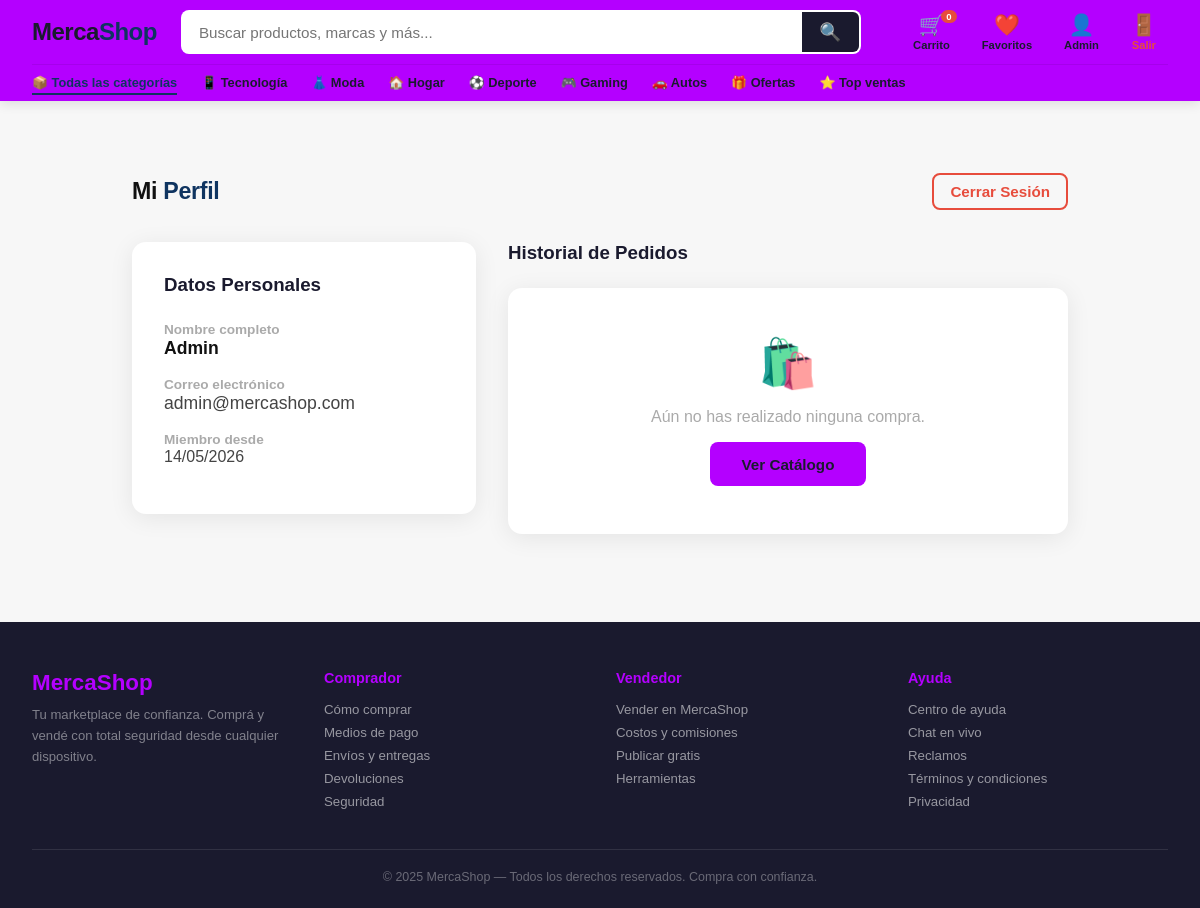
The app's page /perfil.php (signed in) with its own data.
### tables this page shows
CREATE TABLE IF NOT EXISTS usuarios (
    id INT AUTO_INCREMENT PRIMARY KEY,
    nombre VARCHAR(100) NOT NULL,
    email VARCHAR(100) NOT NULL UNIQUE,
    password VARCHAR(255) NOT NULL,
    rol ENUM('admin', 'cliente') DEFAULT 'cliente',
    fecha_registro TIMESTAMP DEFAULT CURRENT_TIMESTAMP
);

### perfil.php (the view, shortened to what this page needs)
<?php
require_once 'config.php';
$user_id = $_SESSION['user_id'];
$stmt = $pdo->prepare("SELECT * FROM usuarios WHERE id = ?");
$stmt->execute([$user_id]);
$usuario = $stmt->fetch();
$stmt = $pdo->prepare("SELECT * FROM pedidos WHERE usuario_id = ? ORDER BY fecha_pedido DESC");
$stmt->execute([$user_id]);
$pedidos = $stmt->fetchAll();
require_once 'includes/header.php';
?>
<div class="section" style="max-width: 1000px; margin: 2rem auto;">
    <div style="display: flex; justify-content: space-between; align-items: center; margin-bottom: 2rem;">
        <h2 class="section-title">Mi <span class="accent">Perfil</span></h2>
        <a href="logout.php" class="btn-secondary" style="border-color: var(--red); color: var(--red); text-decoration: none; padding: 0.5rem 1rem;">Cerrar Sesión</a>
    </div>
    <div style="display: flex; gap: 2rem; flex-wrap: wrap;">
        <div style="flex: 1; min-width: 300px; background: var(--white); padding: 2rem; border-radius: var(--radius-md); box-shadow: var(--shadow-card); align-self: flex-start;">
            <h3 style="margin-bottom: 1.5rem; color: var(--blue-deep);">Datos Personales</h3>
            <div style="margin-bottom: 1rem;">
                <label style="font-size: 0.85rem; color: var(--gray-400); font-weight: 600;">Nombre completo</label>
                <div style="font-size: 1.1rem; font-weight: 600; color: var(--gray-900);"><?= htmlspecialchars($usuario['nombre']) ?></div>
            </div>
            <div style="margin-bottom: 1rem;">
                <label style="font-size: 0.85rem; color: var(--gray-400); font-weight: 600;">Correo electrónico</label>
                <div style="font-size: 1.1rem; color: var(--gray-700);"><?= htmlspecialchars($usuario['email']) ?></div>
            </div>
            <div style="margin-bottom: 1rem;">
                <label style="font-size: 0.85rem; color: var(--gray-400); font-weight: 600;">Miembro desde</label>
                <div style="font-size: 1rem; color: var(--gray-700);"><?= date('d/m/Y', strtotime($usuario['fecha_registro'])) ?></div>
            </div>
        </div>
        <div style="flex: 2; min-width: 350px;">
            <h3 style="margin-bottom: 1.5rem; color: var(--blue-deep);">Historial de Pedidos</h3>
            <?php if (count($pedidos) === 0): ?>
                <div style="background: var(--white); padding: 3rem; text-align: center; border-radius: var(--radius-md); box-shadow: var(--shadow-card); color: var(--gray-400);">
                    <div style="font-size: 3rem; margin-bottom: 1rem;">🛍️</div>
                    <p>Aún no has realizado ninguna compra.</p>
                    <a href="index.php" class="btn-primary" style="display: inline-block; margin-top: 1rem; text-decoration: none;">Ver Catálogo</a>
                </div>
            <?php endif; ?>
        </div>
    </div>
</div>
<?php require_once 'includes/footer.php'; ?>

### includes/header.php (style rules this page uses)
:root { --yellow: #b400ff; --yellow-dark: #D4BE00; --yellow-light: #FFF9C4; --blue-deep: #1a1a2e; --blue-mid: #16213e; --blue-accent: #0f3460; --cyan: #00C6FF; --white: #ffffff; --gray-100: #f7f7f7; --gray-200: #eeeeee; --gray-400: #aaaaaa; --gray-700: #444444; --gray-900: #111111; --green: #00b140; --red: #e74c3c; --orange: #ff6900; --radius-sm: 8px; --radius-md: 14px; --radius-lg: 20px; --shadow-card: 0 4px 24px rgba(0, 0, 0, 0.08); --shadow-hover: 0 8px 40px rgba(0, 0, 0, 0.15); --transition: all 0.25s cubic-bezier(0.4, 0, 0.2, 1); }
* { box-sizing: border-box; margin: 0; padding: 0; }
body { font-family: 'DM Sans', sans-serif; background: var(--gray-100); color: var(--gray-900); min-height: 100vh; }
.btn-primary { background: var(--yellow); color: var(--blue-deep); border: none; padding: 0.85rem 2rem; border-radius: var(--radius-sm); font-size: 0.95rem; font-weight: 700; cursor: pointer; transition: var(--transition); font-family: 'DM Sans', sans-serif; }
.btn-secondary { background: transparent; color: var(--white); border: 2px solid rgba(255, 255, 255, 0.4); padding: 0.85rem 1.8rem; border-radius: var(--radius-sm); font-size: 0.95rem; font-weight: 600; cursor: pointer; transition: var(--transition); font-family: 'DM Sans', sans-serif; }
.section { padding: 2.5rem 2rem; max-width: 1400px; margin: 0 auto; }
.section-title { font-family: 'Syne', sans-serif; font-size: 1.45rem; font-weight: 700; color: var(--gray-900); letter-spacing: -0.3px; }
.section-title .accent { color: var(--blue-accent); }

### records on screen
usuarios: nombre "Admin", email "admin@mercashop.com", fecha_registro "14/05/2026"

### other values on screen
$_SESSION['nombre'] "Admin"
